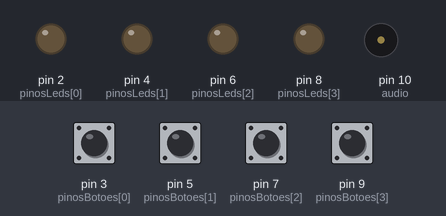
A sketch run on a simulated Arduino Uno, built with avr-gcc and run on an emulated ATmega328P. On the bench: output pins drawn as LEDs (lit = HIGH), buzzer (waves = sounding). The test bench sets the inputs (shaded band); at power-on: pin 3 (pinosBotoes[0]), pin 5 (pinosBotoes[1]), pin 7 (pinosBotoes[2]), pin 9 (pinosBotoes[3]) HIGH. Random numbers use the default seed unless the sketch sets one.

Above: at 6.4 s.
6.5 s: pin 5 (pinosBotoes[1]) pulled LOW for 0.2 s
At 11.8 s:
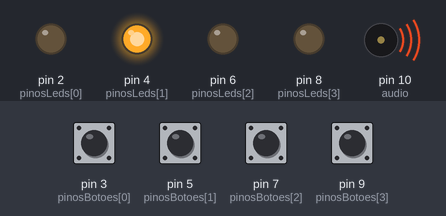
At 12.4 s:
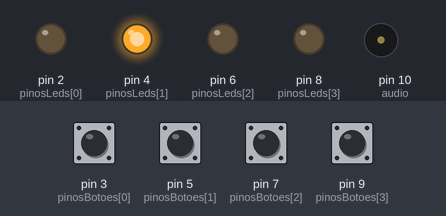
Timing chart, 0 to 15.5 s (numbered marks = the images above; inputs shaded):
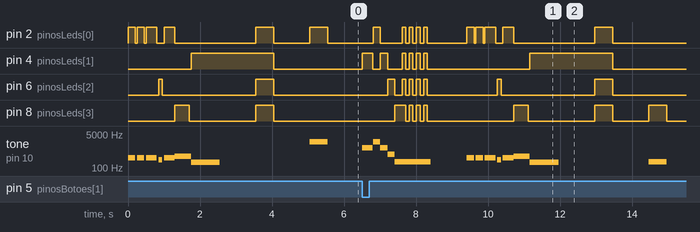

The sketch:

Genius0.1.ino
```cpp
//Vamos comear definindo as notas para os sons
#define NOTE_D4  200
#define NOTE_G4  500
#define NOTE_A4  1000
#define NOTE_A5  2000
#define NOTE_E   330
#define NOTE_C   260
#define NOTE_G   390
#define NOTE_G1   195

int tons[4] = { NOTE_A5, NOTE_A4, NOTE_G4, NOTE_D4 };
int sequencia[100] = {};
int rodada_atual = 0;
int passo_atual_na_sequencia = 0;

 int audio = 10;
int pinoAudio = 10;
int pinosLeds[4] = { 2, 4, 6, 8 };
int pinosBotoes[4] = { 3, 5, 7, 9 };
int botao_pressionado = 0;
int perdeu_o_jogo = false;

void setup() {
  for (int i = 0; i <= 3; i++) {
    pinMode(pinosLeds[i], OUTPUT);
  }

  // Definindo o modo dos pinos dos Botes como entrada.
  for (int i = 0; i <= 3; i++) {
    pinMode(pinosBotoes[i], INPUT_PULLUP);
  }

  pinMode(pinoAudio, OUTPUT);

  randomSeed(analogRead(0));
  Serial.begin(230400);
}

void loop() {

  if (perdeu_o_jogo) {
    int sequencia[100] = {};
    rodada_atual = 0;
    passo_atual_na_sequencia = 0;
    perdeu_o_jogo = false;
  }

  if (rodada_atual == 0) {
    tocarSomDeInicio();
    delay(500);
  }

  proximaRodada();
  reproduzirSequencia();
  aguardarJogador();

  delay(1000);
}

void proximaRodada() {
  int numero_sorteado = random(0, 4);
  sequencia[rodada_atual++] = numero_sorteado;
}

void reproduzirSequencia() {
  for (int i = 0; i < rodada_atual; i++) {
    tone(pinoAudio, tons[sequencia[i]]);
    digitalWrite(pinosLeds[sequencia[i]], HIGH);
    delay(500);
    noTone(pinoAudio);
    digitalWrite(pinosLeds[sequencia[i]], LOW);
    delay(100);
  }
  noTone(pinoAudio);
}

void aguardarJogador() {
  for (int i = 0; i < rodada_atual; i++) {
    aguardarJogada();
    verificarJogada();

    if (perdeu_o_jogo) {
      break;
    }

    passo_atual_na_sequencia++;
  }

  passo_atual_na_sequencia = 0;
}

void aguardarJogada() {
  boolean jogada_efetuada = false;
  while (!jogada_efetuada) {
    for (int i = 0; i <= 3; i++) {
      if (!digitalRead(pinosBotoes[i]) == HIGH) {

        botao_pressionado = i;

        tone(pinoAudio, tons[i]);
        digitalWrite(pinosLeds[i], HIGH);
        delay(300);
        digitalWrite(pinosLeds[i], LOW);
        noTone(pinoAudio);

        jogada_efetuada = true;
      }
    }
    delay(10);
  }
}

void verificarJogada() {
  if (sequencia[passo_atual_na_sequencia] != botao_pressionado) {
    // GAME OVER.
    for (int i = 0; i <= 3; i++) {
      tone(pinoAudio, tons[i]);
      digitalWrite(pinosLeds[i], HIGH);
      delay(200);
      digitalWrite(pinosLeds[i], LOW);
      noTone(pinoAudio);
    }

    tone(pinoAudio, tons[3]);
    for (int i = 0; i <= 3; i++) {
      digitalWrite(pinosLeds[0], HIGH);
      digitalWrite(pinosLeds[1], HIGH);
      digitalWrite(pinosLeds[2], HIGH);
      digitalWrite(pinosLeds[3], HIGH);
      delay(100);
      digitalWrite(pinosLeds[0], LOW);
      digitalWrite(pinosLeds[1], LOW);
      digitalWrite(pinosLeds[2], LOW);
      digitalWrite(pinosLeds[3], LOW);
      delay(100);
    }
    noTone(pinoAudio);

    perdeu_o_jogo = true;
  }
}

void tocarSomDeInicio() {
  tone(audio, NOTE_E);
  digitalWrite(pinosLeds[0], HIGH);
  delay(200);
  digitalWrite(pinosLeds[0], LOW);
  noTone(audio);
  delay(50);
  tone(audio, NOTE_E);
  digitalWrite(pinosLeds[0], HIGH);
  delay(200);
  digitalWrite(pinosLeds[0], LOW);
  noTone(audio);
  delay(50);
  tone(audio, NOTE_E);
  digitalWrite(pinosLeds[0], HIGH);
  delay(300);
  digitalWrite(pinosLeds[0], LOW);
  noTone(audio);
  delay(50);
  tone(audio, NOTE_C);
  digitalWrite(pinosLeds[2], HIGH);
  delay(100);
  digitalWrite(pinosLeds[2], LOW);
  noTone(audio);
  delay(50);
  tone(audio, NOTE_E);
  digitalWrite(pinosLeds[0], HIGH);
  delay(300);
  digitalWrite(pinosLeds[0], LOW);
  noTone(audio);
  tone(audio, NOTE_G);
  digitalWrite(pinosLeds[3], HIGH);
  delay(400);
  digitalWrite(pinosLeds[3], LOW);
  delay(50);
  noTone(audio);
  tone(audio, NOTE_G1);
  digitalWrite(pinosLeds[1], HIGH);
  delay(800);
  noTone(audio);
  delay(1000);
  digitalWrite(pinosLeds[0], HIGH);
  digitalWrite(pinosLeds[1], HIGH);
  digitalWrite(pinosLeds[2], HIGH);
  digitalWrite(pinosLeds[3], HIGH);
  delay(500);
  digitalWrite(pinosLeds[0], LOW);
  digitalWrite(pinosLeds[1], LOW);
  digitalWrite(pinosLeds[2], LOW);
  digitalWrite(pinosLeds[3], LOW);
  delay(500);

}
```

Measured:
- after the input at 6.5 s, pin 2 (pinosLeds[0]): LOW → HIGH after 0.31 s, → LOW 0.20 s later, → HIGH 0.60 s later, → LOW 0.10 s later, … (20 changes in this stretch); pin 4 (pinosLeds[1]): LOW → HIGH at once, → LOW 0.30 s later, → HIGH 0.21 s later, → LOW 0.20 s later, … (14 changes in this stretch)
- by itself, pin 8 (pinosLeds[3]): alternates HIGH for 0.45 s and LOW for 1.9 s
- by itself, tone on pin 10 (audio): plays 330 Hz for 0.20 s, 330 Hz for 0.20 s, 330 Hz for 0.30 s, 260 Hz for 0.10 s, 330 Hz for 0.30 s, 390 Hz for 0.45 s … (8 notes in this stretch)
